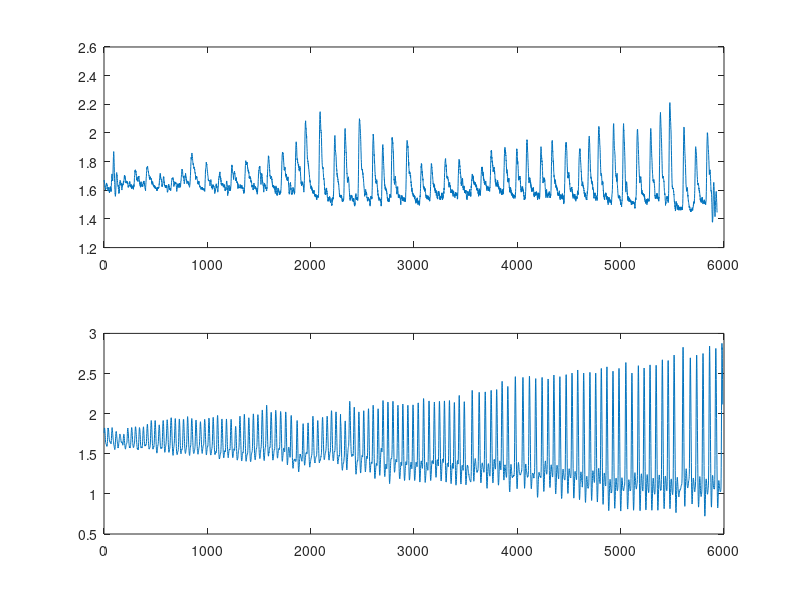

MATLAB code to generate this figure:
clc;
clear all;
close;

sig_at_rest = load('Heart_rate_at_rest.txt');
subplot(2,1,1);
plot(sig_at_rest);
sig_after_activity = load('Heart_rate_aftr_activity.txt');
subplot(2,1,2);
plot(sig_after_activity);

sig = sig_at_rest;
%sig = sig_after_activity;

% L = length(sig);
% voltages = 1:L;
% threshold = 330;
% BPM = 0;
% 
% for i = 1 : L
%     voltages(i) = sig(i)*1024/5;
%     
%     if(voltages(i) > threshold)
%         BPM = BPM + 1;
%     end
% end
% BPM
L = length(sig);
beat_count = 0;
fs = L / 60
average = 0;
for i = 1 : L
    average = average + sig(i);
end
threshold = average/L

for k = 2 : L - 1
    if(sig(k) > sig(k - 1) & sig(k) > sig(k + 1) & sig(k) > threshold)
        beat_count = beat_count + 1;
    end
end

beat_count

% duration_in_seconds = L / fs;
% duration_in_minutes = duration_in_seconds / 60;
% BPM = beat_count / duration_in_minutes